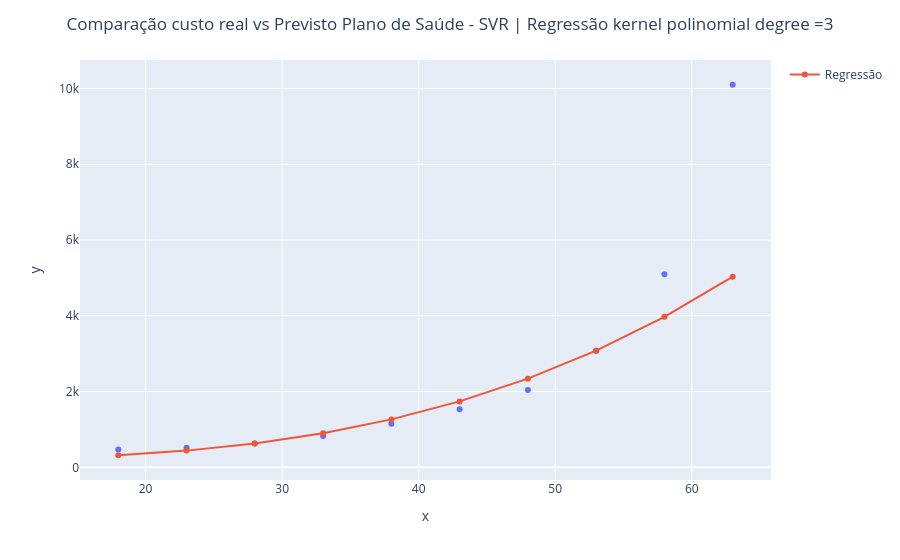

Notebook code cell kept with this figure:
### Code cell
# Kernel polinomial
regressor_svr_saude_poly = SVR(kernel='poly', degree=3) # versão elevado ao quadrado, ao cubo.
regressor_svr_saude_poly.fit(X_plano_saude2, y_plano_saude2) # treinamento

print(regressor_svr_saude_poly.get_params())

grafico = px.scatter(x = X_plano_saude2.ravel(), y = y_plano_saude2)
grafico.add_scatter(x = X_plano_saude2.ravel(), y = regressor_svr_saude_poly.predict(X_plano_saude2), name = 'Regressão')
grafico.update_layout(
        title=f'Comparação custo real vs Previsto Plano de Saúde - SVR | Regressão kernel polinomial degree =3',
        title_x=0.5
    )
grafico.show()
grafico.write_html(f"Grafico_svr_regressao_planosaude_52.html")  # valor real o azul, previsto o vermelho regressão

### Figure 1 — Plotly figure (JSON) as saved in the notebook; plotly's stock layout.template omitted (floating-point values rounded to 4 significant figures)
{"data": [{"hovertemplate": "x=%{x}<br>y=%{y}<extra></extra>", "legendgroup": "", "marker": {"color": "#636efa", "symbol": "circle"}, "mode": "markers", "name": "", "orientation": "v", "showlegend": false, "type": "scatter", "x": [18, 23, 28, 33, 38, 43, 48, 53, 58, 63], "xaxis": "x", "y": [470, 520, 630, 830, 1150, 1530, 2040, 3080, 5100, 10100], "yaxis": "y"}, {"name": "Regressão", "type": "scatter", "x": [18, 23, 28, 33, 38, 43, 48, 53, 58, 63], "y": [318.7, 441.0, 629.9, 899.9, 1265.0, 1741.0, 2341.0, 3080.0, 3973.0, 5033.0]}], "layout": {"autosize": true, "legend": {"tracegroupgap": 0}, "margin": {"t": 60}, "title": {"text": "Comparação custo real vs Previsto Plano de Saúde - SVR | Regressão kernel polinomial degree =3", "x": 0.5}, "xaxis": {"anchor": "y", "autorange": true, "domain": [0, 1], "range": [15.26, 65.74], "title": {"text": "x"}, "type": "linear"}, "yaxis": {"anchor": "x", "autorange": true, "domain": [0, 1], "range": [-438.6, 10860.0], "title": {"text": "y"}, "type": "linear"}}}
